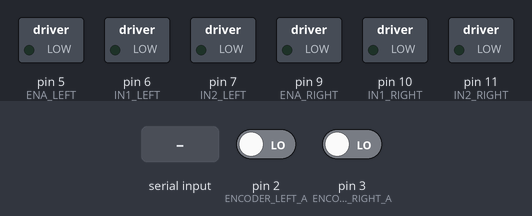
Recording of a sketch running on a simulated Arduino Uno, built with avr-gcc and run on an emulated ATmega328P. Shown: switched loads named in the sketch (green lamp = pin HIGH). Inputs (shaded band) come from the test bench; at power-on: pin 2 (ENCODER_LEFT_A) LOW, pin 3 (ENCODER_RIGHT_A) LOW. What the sketch prints to the serial monitor is not drawn.

Above: at 1.2 s.
1.3 s: "90,45\n" received over Serial
At 1.6 s:
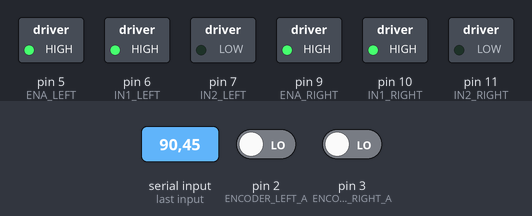
2.8 s: "30,150\n" received over Serial
At 3.9 s:
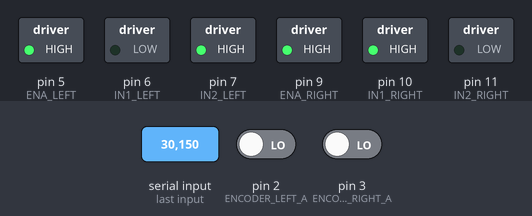
4.3 s: "5\n" received over Serial
At 4.9 s:
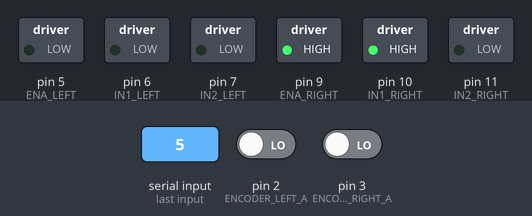
5.8 s: "1,90\n" received over Serial
At 6.1 s:
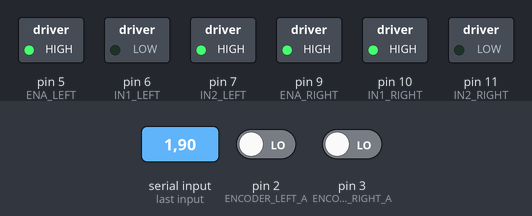
7.3 s: "90\n" received over Serial
At 8.4 s:
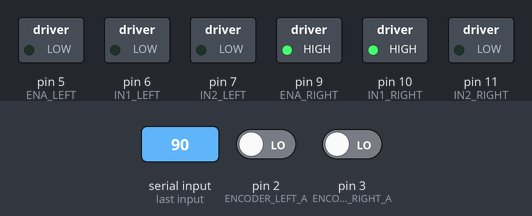
Timing chart, 0 to 9.8 s (numbered marks = the images above; inputs shaded):
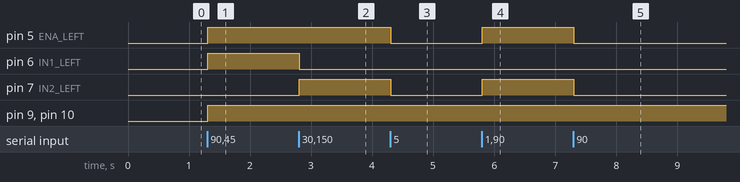

The sketch:

SerialDriver.ino
```cpp
#include <Arduino.h>

// Motor control pins for left and right motors
const int ENA_LEFT = 5;  // Left Motor PWM
const int IN1_LEFT = 6;  // Left Motor Direction
const int IN2_LEFT = 7;

const int ENA_RIGHT = 9;  // Right Motor PWM
const int IN1_RIGHT = 10; // Right Motor Direction
const int IN2_RIGHT = 11;

// Encoder pins for left and right motors
const int ENCODER_LEFT_A = 2;  // Left encoder signal A
const int ENCODER_LEFT_B = 4;  // Left encoder signal B
const int ENCODER_RIGHT_A = 3; // Right encoder signal A
const int ENCODER_RIGHT_B = 8; // Right encoder signal B

// Pulse counts (volatile for interrupt access)
volatile long left_pulse_count = 0;
volatile long right_pulse_count = 0;

void setup() {
    Serial.begin(9600);  // Start serial communication

    // Motor pins setup
    pinMode(ENA_LEFT, OUTPUT);
    pinMode(IN1_LEFT, OUTPUT);
    pinMode(IN2_LEFT, OUTPUT);
    pinMode(ENA_RIGHT, OUTPUT);
    pinMode(IN1_RIGHT, OUTPUT);
    pinMode(IN2_RIGHT, OUTPUT);

    // Encoder pins setup
    pinMode(ENCODER_LEFT_A, INPUT);
    pinMode(ENCODER_LEFT_B, INPUT);
    pinMode(ENCODER_RIGHT_A, INPUT);
    pinMode(ENCODER_RIGHT_B, INPUT);

    // Attach interrupts for encoders
    attachInterrupt(digitalPinToInterrupt(ENCODER_LEFT_A), countLeftEncoder, CHANGE);
    attachInterrupt(digitalPinToInterrupt(ENCODER_RIGHT_A), countRightEncoder, CHANGE);
}

void loop() {
    // Motor control: Handle cmd_vel from Raspberry Pi
    if (Serial.available() > 0) {
        String cmd = Serial.readStringUntil('\n');
        cmd.trim();

        // Parse linear and angular velocity
        float linear_speed = cmd.substring(0, cmd.indexOf(',')).toFloat();
        float angular_speed = cmd.substring(cmd.indexOf(',') + 1).toFloat();

        // Calculate individual motor speeds
        float left_speed = linear_speed - angular_speed;
        float right_speed = linear_speed + angular_speed;

        // Control motors
        controlMotor(ENA_LEFT, IN1_LEFT, IN2_LEFT, left_speed);
        controlMotor(ENA_RIGHT, IN1_RIGHT, IN2_RIGHT, right_speed);
    }

    // Periodically send encoder data back to Raspberry Pi
    static unsigned long last_send_time = 0;
    if (millis() - last_send_time > 100) {  // Send every 100 ms
        String encoder_data = String(left_pulse_count) + "," + String(right_pulse_count) + "\n";
        Serial.print(encoder_data);
        last_send_time = millis();
    }
}

// Motor control function
void controlMotor(int pwm_pin, int dir1_pin, int dir2_pin, float speed) {
    int pwm_value = int(constrain(abs(speed) * 255, 0, 255));

    if (speed > 0) {  // Forward
        analogWrite(pwm_pin, pwm_value);
        digitalWrite(dir1_pin, HIGH);
        digitalWrite(dir2_pin, LOW);
    } else if (speed < 0) {  // Reverse
        analogWrite(pwm_pin, pwm_value);
        digitalWrite(dir1_pin, LOW);
        digitalWrite(dir2_pin, HIGH);
    } else {  // Stop
        analogWrite(pwm_pin, 0);
        digitalWrite(dir1_pin, LOW);
        digitalWrite(dir2_pin, LOW);
    }
}

// Encoder interrupt functions
void countLeftEncoder() {
    if (digitalRead(ENCODER_LEFT_A) == digitalRead(ENCODER_LEFT_B)) {
        left_pulse_count++;
    } else {
        left_pulse_count--;
    }
}

void countRightEncoder() {
    if (digitalRead(ENCODER_RIGHT_A) == digitalRead(ENCODER_RIGHT_B)) {
        right_pulse_count++;
    } else {
        right_pulse_count--;
    }
}
```

Measured:
- after the input at 1.3 s, pin 5 (ENA_LEFT), pin 6 (IN1_LEFT), pin 9 (ENA_RIGHT), pin 10 (IN1_RIGHT): LOW → HIGH at once
- after the input at 2.8 s, pin 6 (IN1_LEFT): HIGH → LOW at once; pin 7 (IN2_LEFT): LOW → HIGH at once
- after the input at 4.3 s, pin 5 (ENA_LEFT), pin 7 (IN2_LEFT): HIGH → LOW at once
- after the input at 5.8 s, pin 5 (ENA_LEFT), pin 7 (IN2_LEFT): LOW → HIGH at once
- after the input at 7.3 s, pin 5 (ENA_LEFT), pin 7 (IN2_LEFT): HIGH → LOW at once
